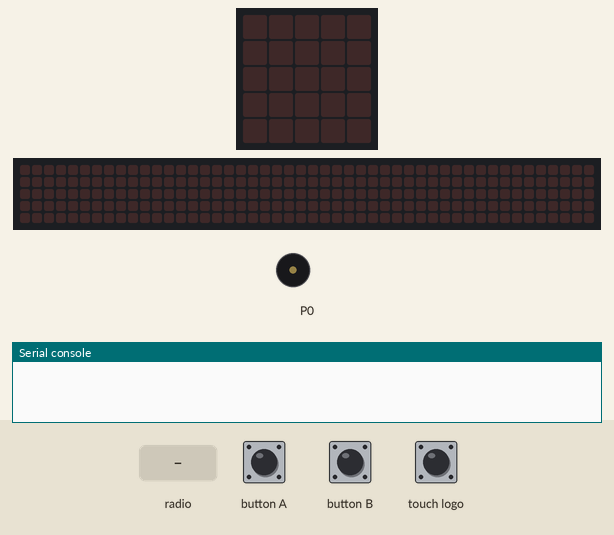
This program was run on a simulated BBC micro:bit (MakeCode). On the bench: the board's 5×5 LED display, a strip that is not on the board, showing the scrolling text unrolled, buzzer (waves = sounding), the last lines printed to the serial console. The test bench sets the inputs (shaded band). No radio messages arrive unless stated (any console line starting 'radio sent:' is added by the test bench); the 48×5 strip is a reading aid, not a part: it shows the text the display is scrolling, unrolled, one strip-width of it at a time.

Above: at 1.2 s.
1.3 s: button B pressed for 0.15 s
At 1.9 s:
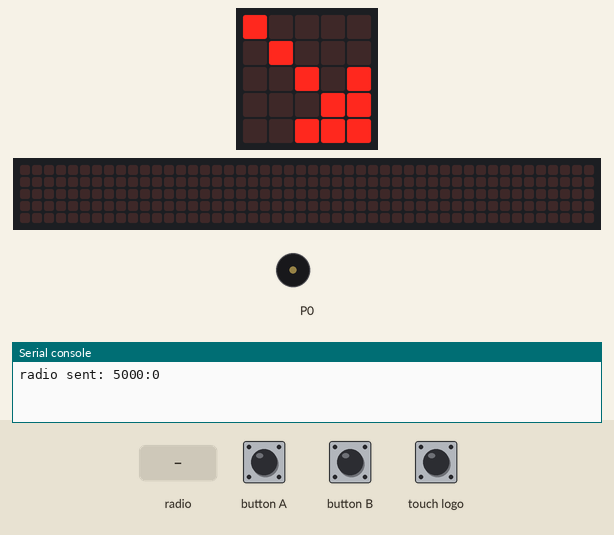
At 2.63 s:
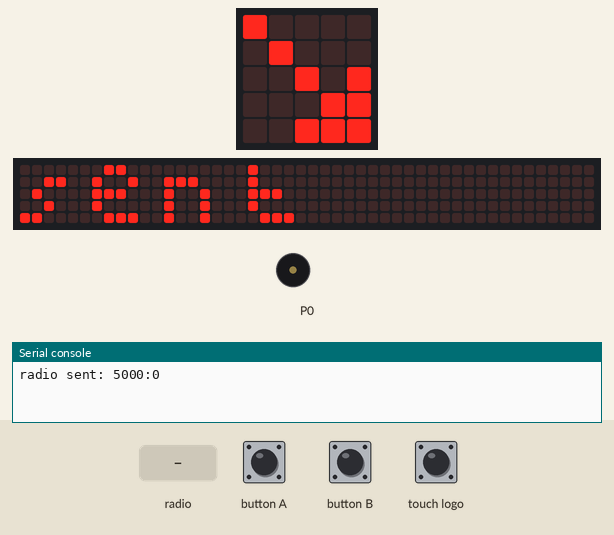
4.3 s: radio message "50" arrives
7.3 s: button A pressed for 0.15 s
10.3 s: button B pressed for 0.15 s
At 12.4 s:
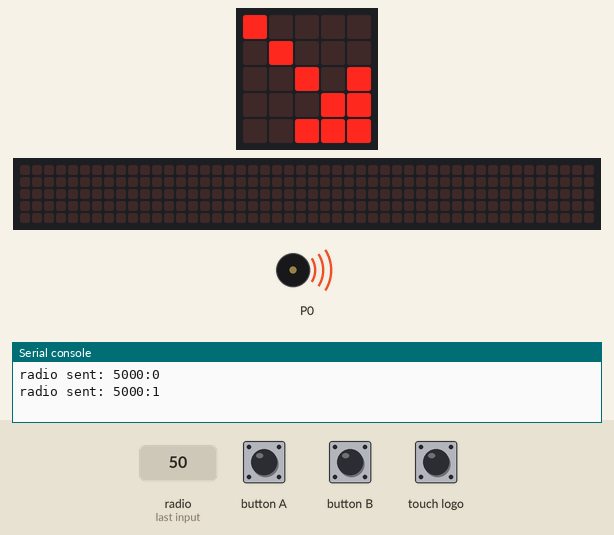
13.4 s: touch logo pressed for 0.15 s
16.5 s: button A pressed for 0.15 s
At 18.9 s:
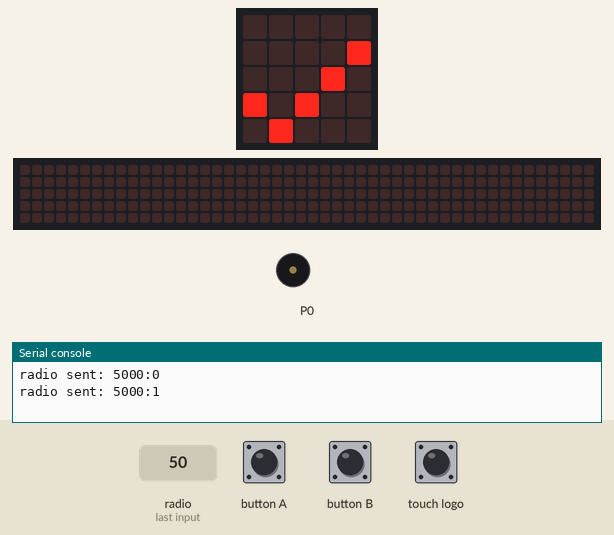
Timing chart, 0 to 20.4 s (numbered marks = the images above; inputs shaded):
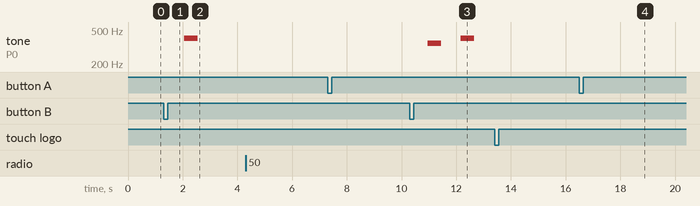

Measured:
- after the input at 1.3 s, tone on P0: silent → 400 Hz after 0.75 s, → silent 0.50 s later; the display: changes after 0.15 s (image 1)
- after the input at 10.3 s, the display: first differs from a run without the input after 1.3 s (image 3)
- after the input at 16.5 s, the display: first differs from a run without the input after 0.70 s (image 4)
- what the display in image 1 shows lasts 1.1 s, from 1.5 s to 2.6 s

The program:

main.ts
```typescript
radio.onReceivedString(function (message) {
    showMessage(message)
music.play(music.tonePlayable(349, music.beat(BeatFraction.Whole)), music.PlaybackMode.UntilDone)
})
let id = ""
let canal = 0
let currentIcon = 0
let icon = ""
let localId = 5000
const showMessage = (message: string) => {
    id = message.split(":")[0];
    icon = message.split(":")[1];
    basic.showString("" + (id));
    basic.showIcon(parseInt(icon));

    }
const selectIcon = () => {
    currentIcon = (currentIcon + 1) % 40;
    basic.showIcon(currentIcon);
}
const sendIcon = () => {
    radio.sendString(`${localId}:${currentIcon}`)
    basic.showArrow(3);
    music.play(music.tonePlayable(400, music.beat(BeatFraction.Whole)), music.PlaybackMode.UntilDone)
    control.waitMicros(1000);
    basic.showString("sent");
    control.waitMicros(1000);
    basic.showIcon(currentIcon);

}
const changeCanal = () => {
    canal = (canal+1)%16;
    basic.showNumber(canal);
    radio.setGroup(canal);
}
radio.setFrequencyBand(46)
input.onLogoEvent(TouchButtonEvent.Touched, changeCanal)
input.onButtonPressed(Button.A, selectIcon);
input.onButtonPressed(Button.B, sendIcon);
basic.forever(function () {

})
```

test.ts
```typescript
// les tests vont ici ; cela ne sera pas compilé si ce paquet est utilisé en tant qu'extension.
```
